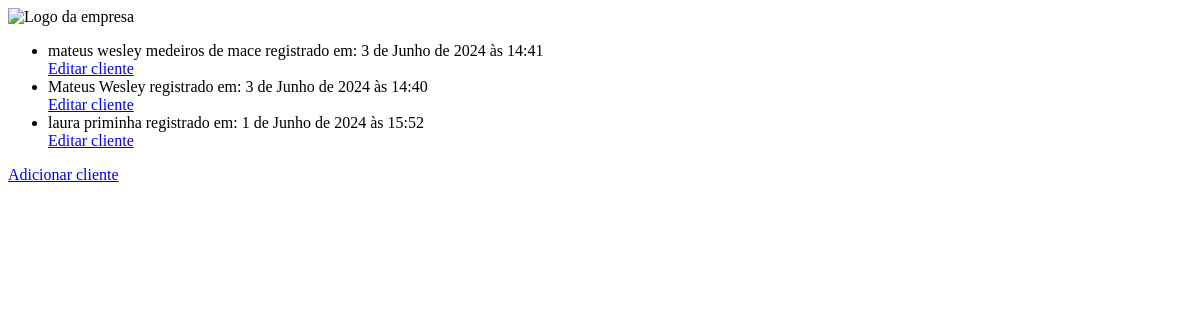
/clientes/, run on the app's committed database.
### clientes/models.py (models this page shows, shortened)
class Cliente(BaseModel):
    id = models.AutoField(primary_key=True, editable=False, unique=True)
    nome = models.CharField(max_length=255, blank=False, null=False)
    documento = models.CharField(max_length=50, blank=False, null=False, unique=True)
    email = models.EmailField(max_length=50, blank=False, null=False, unique=True)
    telefone_fixo = models.CharField(max_length=20, blank=True, null=True)
    celular = models.CharField(max_length=20)

### clientes/views.py (the view)
# urls.py: path("", views.ListView.as_view(), name="list"),
class ListView(generic.ListView):
    model = Cliente
    template_name = "clientes/list.html"
    context_object_name = "latest_registered_clientes"
    def get_queryset(self):
        return Cliente.objects.order_by("-created_at")[:5]

### clientes/templates/clientes/list.html
{% load static %}
<img src="{% static 'clientes/images/seradlogo.png' %}" alt="Logo da empresa">
<link rel="stylesheet" href="{% static 'clientes/style.css' %}">
{% if latest_registered_clientes %}
    <ul>
    {% for cliente in latest_registered_clientes %}
        <li class="cliente"><a href="{% url 'clientes:detail' cliente.id %}">{{ cliente.nome }}</a> registrado em: {{cliente.created_at}}</li>
        <a href="{% url 'clientes:editar' cliente.id %}">Editar cliente</a>
    {% endfor %}
    </ul>
{% else %}
    <p>Não há clientes disponíveis.</p>
{% endif %}
<a href="{% url 'clientes:create' %}">Adicionar cliente</a>

### clientes/static/clientes/style.css (style rules this page uses)
.cliente a { text-decoration: none; color: black; }

### data on the page
Cliente: nome "mateus wesley medeiros de mace", created_at "3 de Junho de 2024 às 14:41"
Cliente: nome "Mateus Wesley", created_at "3 de Junho de 2024 às 14:40"
Cliente: nome "laura priminha", created_at "1 de Junho de 2024 às 15:52"
